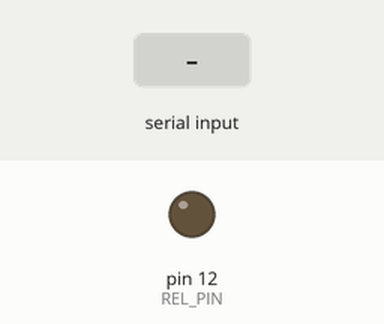
The sketch below on a simulated Arduino Uno, built with avr-gcc and run on an emulated ATmega328P. Parts: output pins drawn as LEDs (lit = HIGH). Inputs (shaded band) come from the test bench.

Above: at 1.2 s.
1.3 s: "turnOn\n" received over the second serial link
At 2.2 s:
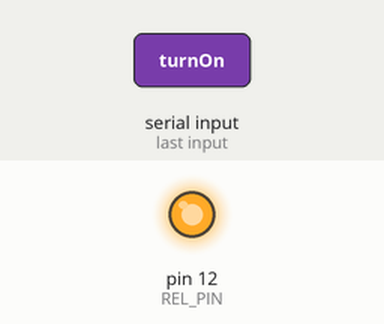
2.8 s: "turnOff\n" received over the second serial link
At 3.3 s:
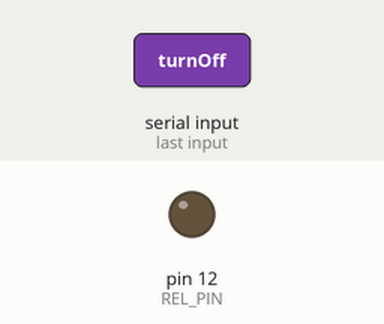
Timing chart, 0 to 5.8 s (numbered marks = the images above; inputs shaded):
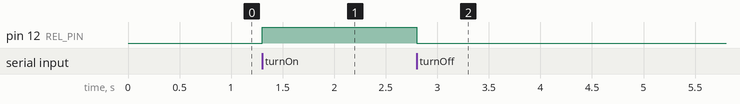

The sketch:

TelegaSmartHouseUNO.ino
```cpp
/* Код для прошивки Arduino Uno
Автор - kot0111
*/
#include <SoftwareSerial.h>
#include <SPI.h>
#include <math.h>
#define TEMP_PIN A3
#define REL_PIN 12
SoftwareSerial esp(4, 5);
void setup() {
  esp.begin(9600);
  pinMode(REL_PIN, OUTPUT);
}
void loop() {
  String command = esp.readStringUntil('\n');
  command.trim();
  if (command == "turnOn") {
    digitalWrite(REL_PIN, HIGH);
  }
  if (command == "turnOff") {
    digitalWrite(REL_PIN, LOW);
  }
  if (command == "tempUpd") {
    float voltage = analogRead(TEMP_PIN) / 1024.0 * 5.0 - 0.5;
    float temp = voltage * 100.0;
    esp.println  (temp);
  }
}
```

Measured:
- after the input at 1.3 s, pin 12 (REL_PIN): LOW → HIGH at once
- after the input at 2.8 s, pin 12 (REL_PIN): HIGH → LOW at once
